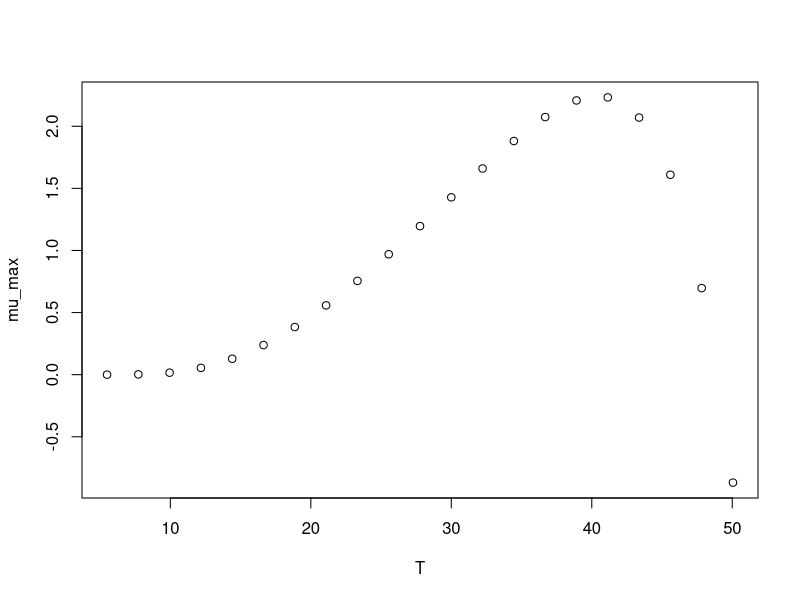

Recreate this plot in R.
#############################
# start of Parameter script
#############################
T <- seq(5.4945054945055,50.05,length.out=21)
#############################
# end of Parameter script
#############################
############################# 
# start of Model script Gropin ID 365 
#############################
 
# constant coefficients for this model
 
variables <- data.frame(T)
argumentsPar <- expand.grid(variables)
 
# heart of the model
response_surface <- function(T) {
   mumax <-(13.29*exp(-66.87/T))-(327509*exp(-561.87/T))

return(mumax=mumax)
} 

# output parameters
mumax <- cbind(argumentsPar,response_surface(argumentsPar['T']))
colnames(mumax) <- c(colnames(argumentsPar),'mumax')
#############################
# End of Model script
#############################
############################# 
# start of Visualisation script Gropin ID 365 
#############################
plot(T,mumax$mumax,
                          xlab='T',
                          ylab='mu_max')
#############################
# End of Visualisation script
#############################
